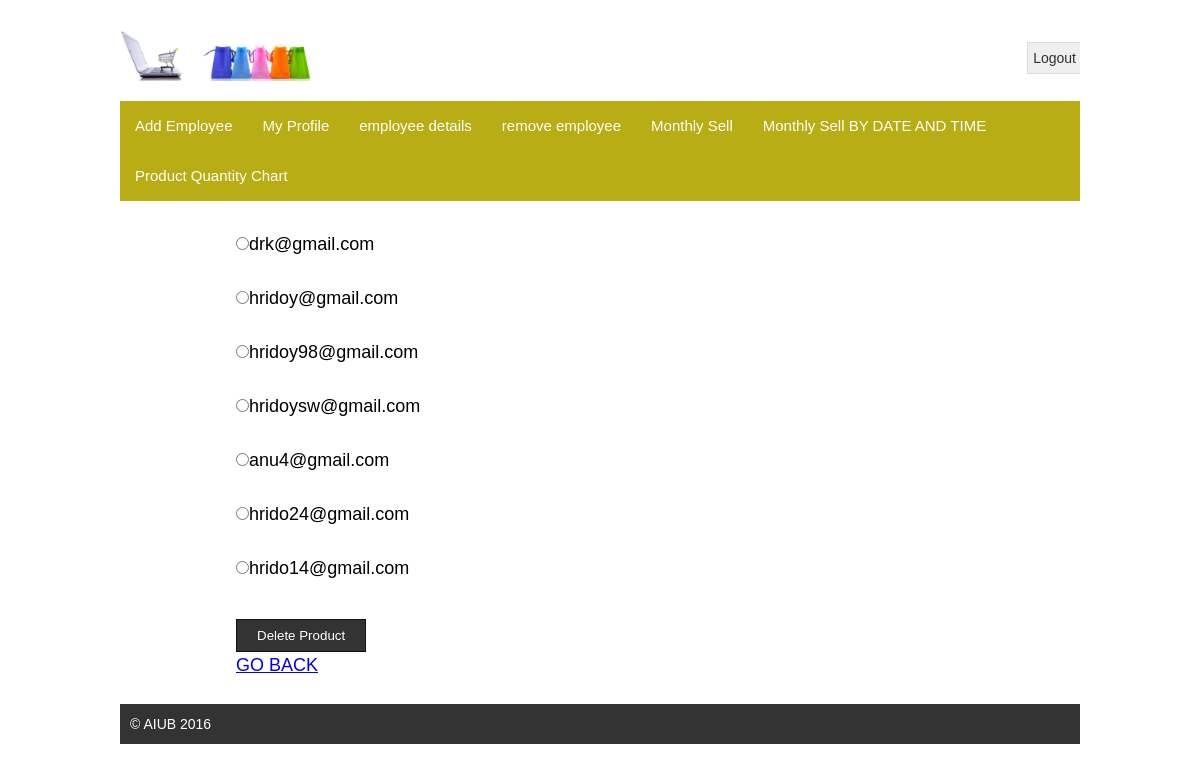
Page /sp1_3/admin2.php (signed in) on the committed database.
### tables this page shows
CREATE TABLE `users` (
  `id` int(6) UNSIGNED NOT NULL,
  `firstName` varchar(100) NOT NULL,
  `lastName` varchar(100) NOT NULL,
  `email` varchar(100) NOT NULL,
  `password` varchar(255) NOT NULL,
  `birthday` date NOT NULL,
  `gender` varchar(20) NOT NULL,
  `phone` varchar(30) NOT NULL,
  `role` tinyint(1) NOT NULL DEFAULT '0',
  `salary` int(24) NOT NULL,
  `signup_date` timestamp NOT NULL DEFAULT CURRENT_TIMESTAMP ON UPDATE CURRENT_TIMESTAMP
);

### sp1_3/admin2.php (the view, shortened to what this page needs)
<!DOCTYPE html>
<html>
<head>
	<link rel="stylesheet" type="text/css" href="style.css">
</head>
				<body>
	<div class="signup">
		<?php require 'template/header1.php'; ?>
		<?php require 'template/menu1.php'; ?>
<div class="maincontent">
			<div class="content">
<form action="admin3.php"" method="POST" >
<?php
	$conn = mysqli_connect("localhost", "root", "","sp1");
$sq2 = "SELECT * FROM users";
$result = mysqli_query($conn, $sq2)or die(mysqli_error());
if (mysqli_num_rows($result) > 0) {
    while($row = mysqli_fetch_assoc($result)) {
		if($row["role"]==2){
	   echo '<input type="radio" name="e1" value="'.$row["id"].'">'.$row["email"]."</br>"."</br>";
	   }
}
}
?>
<input type="submit" name="Submit" value="Delete Product" />
				</form>
<a href="profile.php">GO BACK</a>
</div>
</div>
		<div class="footer">
			<p>&copy; AIUB 2016</p>
		</div>
	</div>
</body>
</html>

### sp1_3/style.css (style rules this page uses)
* { margin: 0;padding: 0 }
body { font-family: arial; font-size: 14px; line-height: 20px; color: #000; }
.signup { width:960px; margin: 30px auto; display: block; overflow: hidden; }
.maincontent { overflow: hidden; margin-top: 30px; }
.content { float: right; width: 700px; margin-right:15%; line-height: 1.5; font-size:18px; }
.content input[type=submit] { padding: 8px 20px; background-color: #333; border: 1px solid #111; color: #fff; cursor: pointer; margin-top: 10px; }
.footer { background:#333; color: #fff; margin-top: 25px; padding: 10px; }

### rows in the picture
users: email "drk@gmail.com"
users: email "hridoy@gmail.com"
users: email "hridoy98@gmail.com"
users: email "hridoysw@gmail.com"
users: email "anu4@gmail.com"
users: email "hrido24@gmail.com"
users: email "hrido14@gmail.com"
